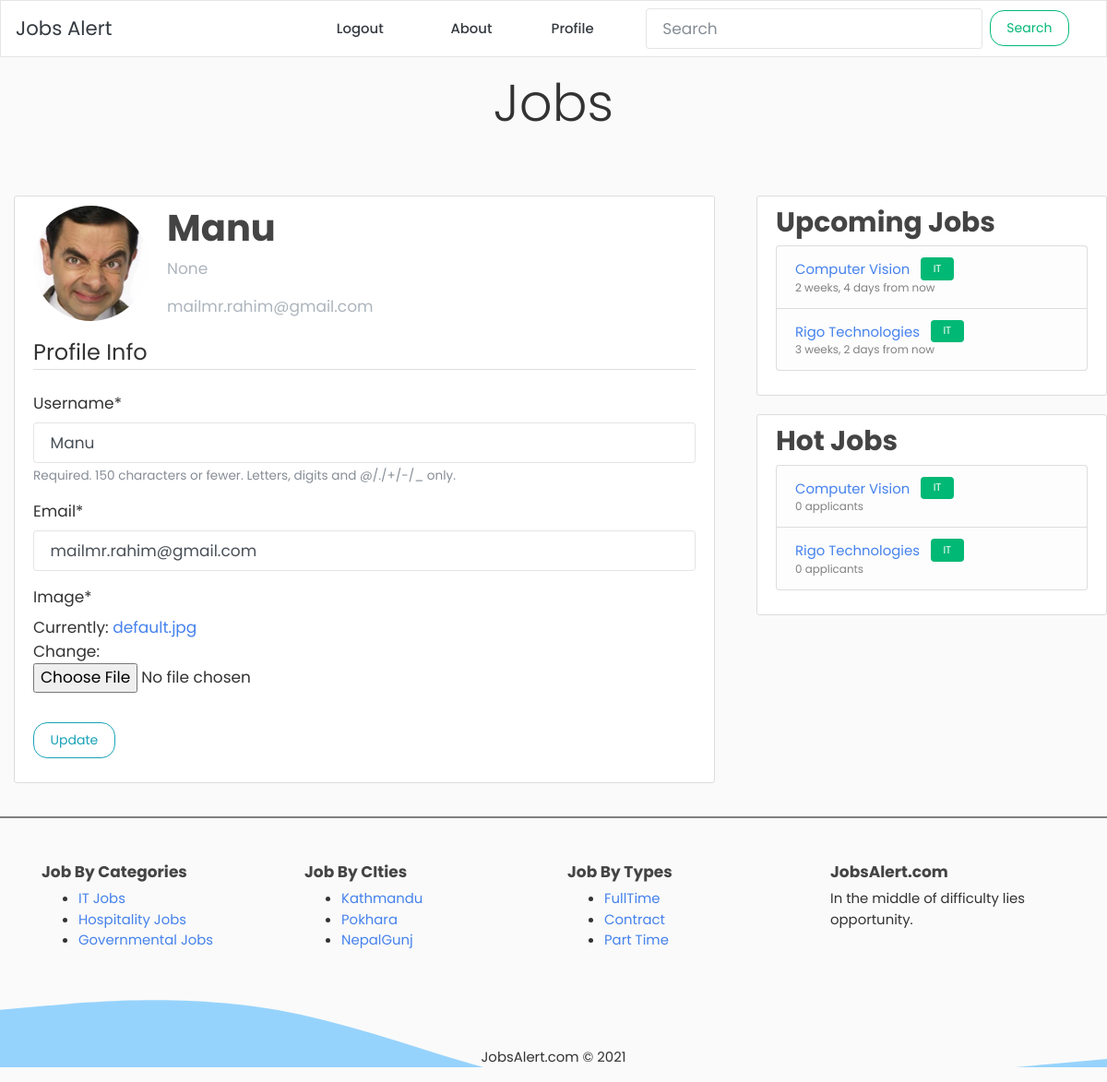
Page /profile (signed in) on the committed database.
### users/models.py (models this page shows, shortened)
class Profile(models.Model):
    user = models.OneToOneField(User, on_delete=models.CASCADE)
    image = models.ImageField(default='default.jpg', upload_to='profile_pics')
    account_type = models.CharField(max_length=200, null=True)

### blog/models.py (models this page shows, shortened)
class Post(models.Model):
    title = models.CharField(max_length=100)
    content = models.TextField()
    category = models.ForeignKey(
        Category,
        on_delete=models.SET_NULL,
        related_name='posts',
        related_query_name='posts',
        null=True,
    )
    date_posted = models.DateTimeField(default=timezone.now)
    author = models.ForeignKey(User, on_delete=models.CASCADE)
    due_date = models.DateTimeField()

class Category(models.Model):
    category_name = models.CharField(max_length = 50, verbose_name='Category Name')
    image = models.ImageField(upload_to='category_images/', null=True, blank=True)
    def __str__(self):
        return self.category_name

### users/views.py (the view)
# urls.py: path('profile', user_views.profile, name='profile'),
@login_required
def profile(request):
    if request.method == 'POST':
        u_form = UserUpdateForm(request.POST, instance=request.user)
        p_form = ProfileUpdateForm(request.POST, request.FILES, instance=request.user.profile)
        if u_form.is_valid() and p_form.is_valid():
            u_form.save()
            p_form.save()
            messages.success(request, 'Your account has been updated successfully!')
            return redirect('profile')
    else:
        u_form = UserUpdateForm(instance=request.user)
        p_form = ProfileUpdateForm(instance=request.user.profile)
    context = {
        'u_form': u_form,
        'p_form': p_form
    }
    return render(request, 'users/profile.html', context)

### users/forms.py
class UserUpdateForm(forms.ModelForm):
    email = forms.EmailField()
    class Meta:
        model = User
        fields = ['username', 'email']

class ProfileUpdateForm(forms.ModelForm):
    class Meta:
        model = Profile
        fields = ['image']

### blog/context_processors.py (called while the page is built)
def get_latest_jobs(request):
    posts = Post.objects.filter(due_date__gte=timezone.now()).order_by('due_date')[:4]
    return {
        'hot_box_posts': posts
    }

def get_hot_jobs(request):
    posts = Post.objects.annotate(
                num_applicants=Count('job_applications')
            ).order_by('-num_applicants')[:4]
    return {
        'hot_box_posts_second': posts
    }

### users/templates/users/profile.html (shortened to what this page needs)
{% extends "blog/base.html" %}
{% load crispy_forms_tags %}
{% block content %}
    <div class="content-section">
      <div class="media">
        <img class="rounded-circle account-img" src="{{ user.profile.image.url }}">
        <div class="media-body">
          <h2 class="account-heading">{{ user.username }}</h2>
          <p class="text-secondary">{{ user.profile.account_type }}</p>
          <p class="text-secondary">{{ user.email }}</p>
        </div>
      </div>
      <form method="POST" enctype="multipart/form-data">
        <fieldset class="form-group">
            <legend class="border-bottom mb-4">Profile Info</legend>
            {{ u_form|crispy }}
            {{ p_form|crispy }}
        </fieldset>
        <div class="form-group">
            <button class="btn btn-outline-info" type="submit">Update</button>
        </div>
    </form>
    </div>
{% endblock content %}

### blog/templates/blog/base.html (shortened to what this page needs)
{% load static %}
{% load humanize %}
<!DOCTYPE html>
<html lang="en">
<head>
  <link rel="stylesheet" href="{% static 'css/bootstrap.min.css' %}">
  <link rel="stylesheet" href="{% static 'css/style.css' %}">
  <link rel="stylesheet" type="text/css" href="{% static 'blog/main.css' %}">
</head>
<body>
  {% include 'blog/navbar.html' %}
  <main role="main">
  <div style="height:150px">
  <p class=" text-center py-3 display-4" style="font-family: 'Pacifico', cursive; !important">{{request.GET.category.upper}}Jobs</p>
  </div>
    <div class="row">
      <div class="col-md-8">
      <div class="container">
      {% block content %}{% endblock %}
      </div>
      </div>
      <div class="col-md-4" id="Sidebar">
        <div class="content-section">
          <h3>Upcoming Jobs</h3>
          <ul class="list-group">
            {% for job in hot_box_posts %}
              <li class="list-group-item list-group-item-light" >
              <a class="" href="{% url 'post-detail' job.id %}">{{ job.title }}</a>
              <span class="ml-2 badge badge-success">{{job.category}}</span>
              <div class="small">{{job.due_date|naturaltime}}</div>
              </li>
            {% endfor %}
          </ul>
        </div>
        <div class="content-section">
          <h3>Hot Jobs</h3>
          <ul class="list-group">
            {% for job in hot_box_posts_second %}
              <li class="list-group-item list-group-item-light" >
              <a class="" href="{% url 'post-detail' job.id %}">{{ job.title }}</a>
              <span class="ml-2 badge badge-success">{{job.category}}</span>
              <div class="small">{{job.num_applicants}} applicants</div>
              </li>
            {% endfor %}
          </ul>
        </div>
      </div>
    </div>
    <hr style="border:1px solid grey;" class="mb-5"/>
    <footer class="footer-light footer-light-expand-md" style="background: url('{% static 'images/wave.svg' %}');background-size: cover;">
            <div class="container">
            <div class="row" style="min-height:200px;">
                <div class="col-md-3 item">
                    <h3 class="h6">Job By Categories</h3>
                    <ul>
                        <li><a href="{% url 'blog-home' %}?category=it">IT Jobs</a></li>
                        <li><a href="{% url 'blog-home' %}?category=hospitality">Hospitality Jobs</a></li>
                        <li><a href="{% url 'blog-home' %}?category=governmental">Governmental Jobs</a></li>
                    </ul>
                </div>
                <div class="col-md-3 item">
                    <h3 class="h6">Job By CIties</h3>
                    <ul>
                        <li><a href="#">Kathmandu</a></li>
                        <li><a href="#">Pokhara</a></li>
                        <li><a href="#">NepalGunj</a></li>
                    </ul>
                </div>
                <div class="col-md-3 item">
                    <h3 class="h6">Job By Types</h3>
                    <ul>
                        <li><a href="#">FullTime</a></li>
                        <li><a href="#">Contract</a></li>
                        <li><a href="#">Part Time</a></li>
                    </ul>
                </div>
                <div class="col-md-3 item text">
                    <h3 class="h6">JobsAlert.com</h3>
                    <p>In the middle of difficulty lies opportunity.</p>
                </div>
                <div class="col item social"></div>
            </div>
            </div>
            <p class="copyright text-center">JobsAlert.com © 2021</p>
    </footer>
  </main>
</body>
</html>

### static_files/css/style.css (style rules this page uses)
* { font-family: 'Poppins', sans-serif !important; }

### blog/static/blog/main.css (style rules this page uses)
body { background: #fafafa; color: #333333; }
h1, h2, h3, h4, h5, h6 { color: #444444; }
ul { margin: 0; }
.content-section { background: #ffffff; padding: 10px 20px; border: 1px solid #dddddd; border-radius: 3px; margin-bottom: 20px; }
.account-img { height: 125px; width: 125px; margin-right: 20px; margin-bottom: 16px; }
.account-heading { font-size: 2.5rem; }

### rows in the picture
Post: title "Computer Vision", category "IT", due_date "2 weeks, 4 days from now", num_applicants "0"
Post: title "Rigo Technologies", category "IT", due_date "3 weeks, 2 days from now", num_applicants "0"

### other values in the picture
{{ user.username }} "Manu"
{{ user.profile.account_type }} "None"
{{ user.email }} "mailmr.rahim@gmail.com"
